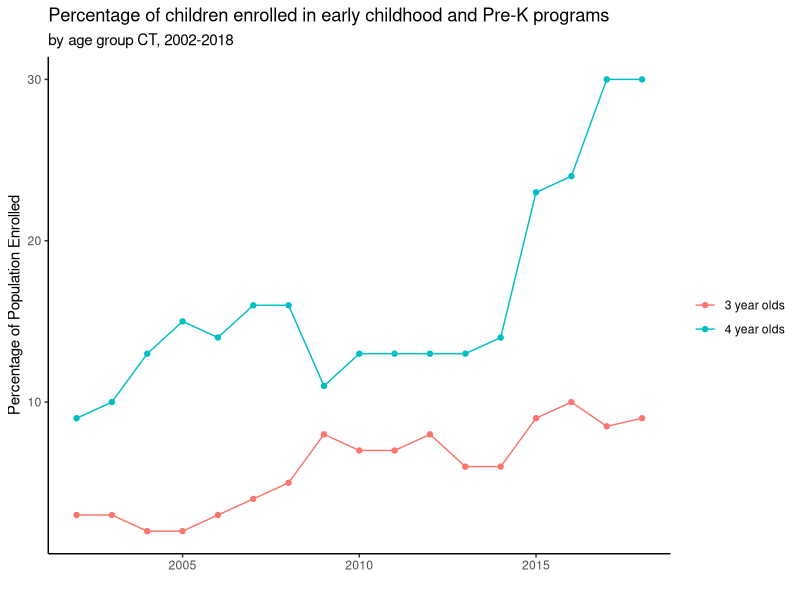

Write the R code that produced this figure. (Note: this script raises an error after producing the figure.)
## ---- chunk 1
#| label: fig-pct-enroll
#| echo: false
#| message: false
#| warning: false
#| fig-cap: Quick Example Plot without CT Colors

library(ggplot2)
library(dplyr)

four_yo <- c(9,10,13,15,14,16,16,11,13,13,13,13,14,23,24,30,30)
three_yo <- c(3,3,2,2,3,4,5,8,7,7,8,6,6,9,10,8.5,9)

prek_enrollment <- 
  dplyr::tibble(
    pct_enroll = c(four_yo, three_yo),
    year = c(2002:2018, 2002:2018),
    age = c(rep("4 year olds", 17), rep("3 year olds", 17))
  )

basic_plot <- 
  ggplot(prek_enrollment, aes(year, pct_enroll)) +
  geom_point(aes(col = age)) +
  geom_line(aes(col = age)) +
  theme_classic() +
  labs(
    title = 
    "Percentage of children enrolled in early childhood and Pre-K programs",
    subtitle = "by age group CT, 2002-2018",
    col = "",
    x = "",
    y = "Percentage of Population Enrolled"
  )

basic_plot

#TODO add guides
#TODO add proper colors
#TODO add source caption
#TODO more years on x axis
#TODO remove y axis line
  
  
  
## ---- chunk 2
#| label: fig-pct-enroll-ct
#| echo: false
#| message: false
#| warning: false
#| fig-cap: "Source: [@placeholder5]"


blue <- list_color_hex_codes$list_ct_primary_colors$primary
orange <- list_color_hex_codes$list_ct_secondary_colors$secondary

basic_plot +
   scale_color_manual(values = c(blue, orange)) +
  theme_ct_vertical() +
  theme_poppins_bold_all() +
  theme(
    title = element_text(size = 8)
  )
 

## ---- chunk 3
#| label: fig-pct-wbach
#| echo: false
#| message: false
#| warning: false
#| fig-cap: "___Source:___ [@placeholder6]"

# data

pct_wbach <- 
  dplyr::tibble(
    year = c(rep(2010:2017,2)),
    grp = c(rep("CT", 8), rep("US", 8)),
    pct = c(
      35.5, 36.2, 37.1, 37.2, 38.0, 38.3, 38.6, 38.7,
      28.2, 28.5, 29.1, 29.6, 30.1, 30.6, 31.3, 32.0
    )
  ) |> 
  dplyr::mutate(grp = factor(grp, levels = c("CT", "US")))

db <- list_color_hex_codes$list_ct_primary_colors$primary_shade2
lb <- list_color_hex_codes$list_ct_primary_colors$primary


ggplot(pct_wbach, aes(x = year, y = pct, colour = grp)) +
  geom_point() +
  geom_line() +
  geom_text(
    aes(label = pct),
    nudge_y = 1,
    show.legend = FALSE
  ) +
  scale_y_continuous(
    expand = c(0,6)
  ) +
  scale_x_continuous(n.breaks = 8) +
  scale_color_manual(values = c(lb,db)) +
  theme_ct_vertical() +
  theme_poppins_bold_all() +
  theme(
    title = element_text(size = 8.5),
    legend.direction = "horizontal",
    legend.position = "inside",
    legend.position.inside = c(0.8, 1.0)
  ) +
  labs(
    title = "Percentage of population 25 years and older with a bachelor's degree or higher",
    subtitle = "CT and US, 2010-2017",
    y = "PERCENTAGE OF POPULATION",
    x = "",
    col = ""
  )

## ---- chunk 4
#| label: fig-pct-edu-attn
#| echo: false
#| message: false
#| warning: false
#| fig-cap: "___Source:___ [@placeholder1]"

# data

grp_levels <- c("CT", "NH White", "Hispanic", "Black", "Asian")
degree_levels <- c("Less than Highschool", "High School diploma or equivalent",
                   "Some college or Associate's degree", "Bachelor's Degree",
                   "Gradute or professional degree")

edu_attn <- 
  tidyr::expand_grid(grp_levels, degree_levels) |> 
  dplyr::tibble(
    pct = c(
      0.096, 0.271, 0.246, 0.214, 0.173,
      0.056, 0.256, 0.249, 0.244, 0.195,
      0.284, 0.329, 0.329, 0.096, 0.065,
      0.125, 0.378, 0.298, 0.120, 0.120,
      0.110, 0.128, 0.117, 0.302, 0.344
    )
  ) |> 
  dplyr::rename(
    grp = grp_levels,
    degree = degree_levels
  ) |> 
  dplyr::mutate(
    grp = factor(grp, levels = grp_levels),
    degree = factor(degree, levels = degree_levels)
  ) |> 
  group_by(grp) |> 
  mutate(
    cum_y = cumsum(pct),
    label_y = cum_y - (pct/2)
  ) |> 
  ungroup() |> 
  mutate(
    label = paste0(pct * 100, "%"),
    color_group = if_else(
      degree == "Gradute or professional degree", 
      "white", 
      "black"
    )
  )

# plot
blues <- 
  list_color_hex_codes$list_ct_primary_colors |> 
  unlist() |> 
  unname()

ggplot(edu_attn, aes(x = grp, y = pct, fill = degree)) +
  geom_col(
    col = "white", 
    position = position_stack(reverse = TRUE)
  ) +
  geom_text(
    aes(
      label = label, 
      y = label_y,
      colour = color_group
    ), 
    size = 2.7,
    show.legend = FALSE
  ) +
  coord_flip() +
  scale_fill_manual(values = blues) +
  scale_color_manual(values = c("white", "black")) +
  theme_ct_horizontal() +
  theme_poppins_bold_all() +
  theme(
    legend.position = "top",
    legend.direction = "horizontal",
    legend.text = element_text(size = 7),
    legend.key.size = unit(5, "mm"),
    axis.text.x = element_blank()
  ) +
  labs(
    x = "",
    y = "PERCENTAGE OF POPULATION",
    fill = ""
  ) +
  guides(
    fill = guide_legend(byrow = TRUE, nrow = 2)
  )


